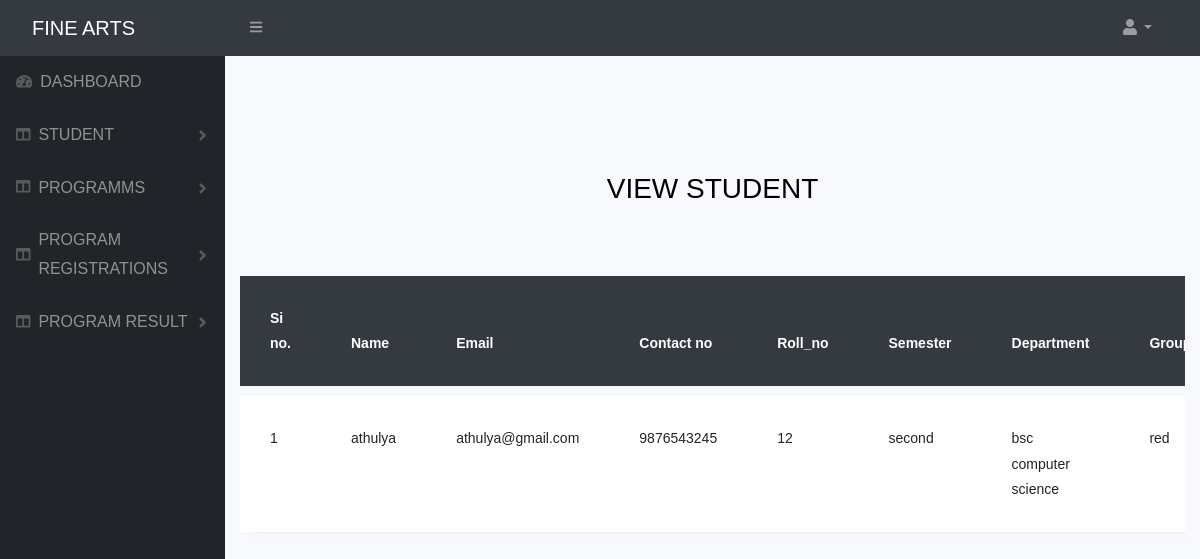
Screenshot of /student_view/ with the database file from the repository.
### famsapp/models.py (models this page shows)
class Student(models.Model):
    name = models.CharField(max_length=100)
    email = models.EmailField()
    contact_no = models.CharField(max_length=100)
    roll_no = models.IntegerField()
    semester = models.CharField(max_length=100)
    department = models.CharField(max_length=100)
    group = models.CharField(max_length=100)

### famsapp/views.py (the view)
# urls.py: path('student_view/', views.student_view, name='student_view'),
def student_view(request):
    student = Student.objects.all()
    return render(request, 'teacher_temp/student_view.html', {'student': student})

### templates/teacher_temp/student_view.html (shortened to what this page needs)
<!doctype html>
{% extends 'teacher_home.html' %}
{% load static %}
{% block content %}
<html lang="en">
  <head>
	<link rel="stylesheet" href="https://stackpath.bootstrapcdn.com/font-awesome/4.7.0/css/font-awesome.min.css">
	<link rel="stylesheet" href="{% static 'table1/css/style.css' %}">
	</head>
	<body>
	<section class="ftco-section">
		<div class="container">
			<div class="row justify-content-center">
				<div class="col-md-6 text-center mb-5">
					<h2 class="heading-section">VIEW STUDENT</h2>
				</div>
			</div>
			<div class="row">
				<div class="col-md-12">
					<div class="table-wrap">
						<table class="table">
						  <thead class="thead-dark">
						    <tr>
								<th>Si no.</th>
								<th>Name</th>
								<th>Email</th>
								<th>Contact no</th>
								<th>Roll_no</th>
								<th>Semester</th>
								<th>Department</th>
								<th>Group</th>
						    </tr>
						  </thead>
						  <tbody>
						    <tr >
						     {% for i in student %}
								<td>{{forloop.counter}}</td>
								<td>{{i.name}}</td>
								<td>{{i.email}}</td>
								<td>{{i.contact_no}}</td>
								<td>{{i.roll_no}}</td>
								<td>{{i.semester}}</td>
								<td>{{i.department}}</td>
								<td>{{i.group}}</td>
							</tr>
						  {% endfor %}
						  </tbody>
						</table>
					</div>
				</div>
			</div>
		</div>
	</section>
	</body>
{% endblock %}

### rows the page displays
Student: name "athulya", email "athulya@gmail.com", contact_no "9876543245", roll_no "12", semester "second", department "bsc computer science", group "red"
